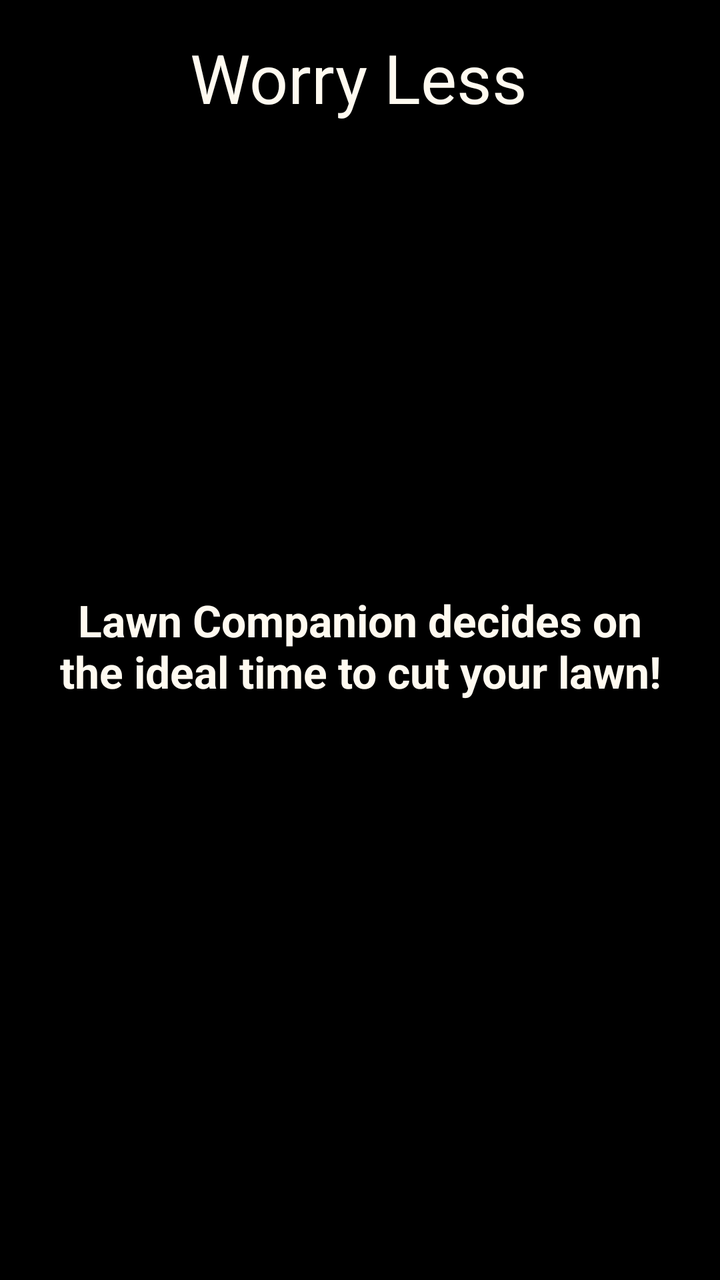
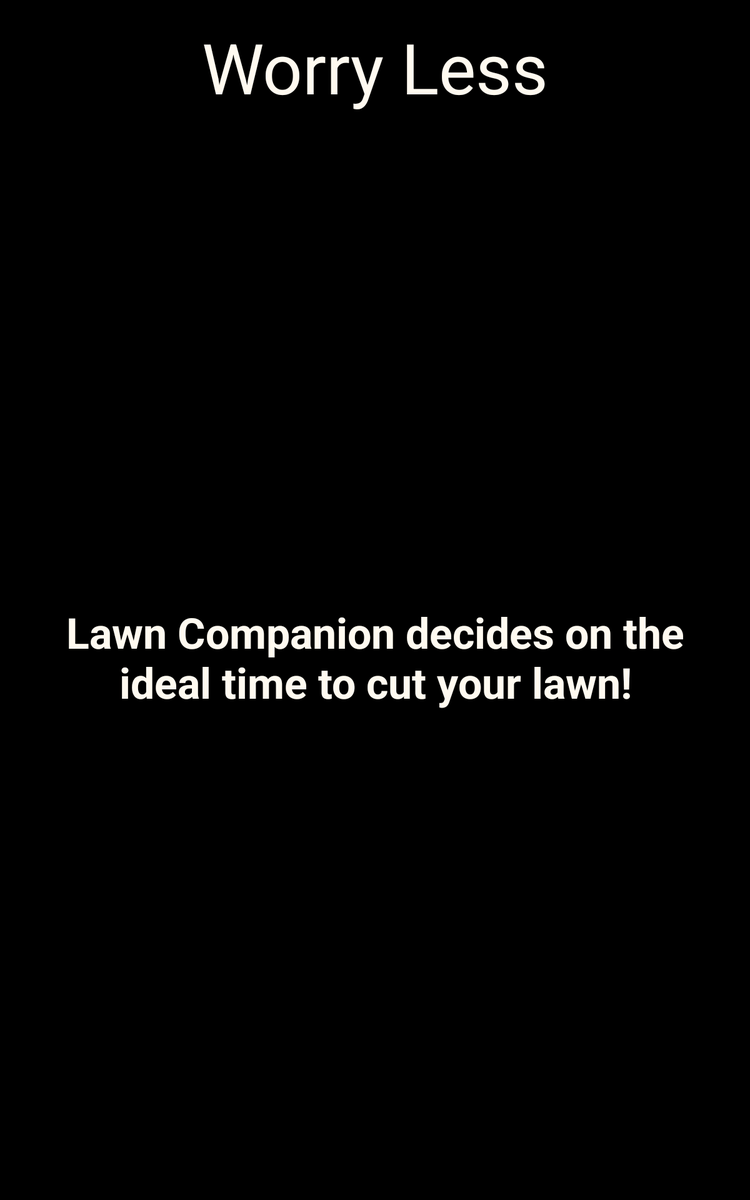

One screen, two layout resources from the same app: the default and the repository's alternative for another configuration. Each is rendered where Android would select it; the XML of both is given below.
<!-- AndroidManifest.xml: application theme Theme.Lawn_Companion -->
<!-- res/layout/fragment_2nd_intro_screen.xml -->
<?xml version="1.0" encoding="utf-8"?>
<androidx.constraintlayout.widget.ConstraintLayout xmlns:android="http://schemas.android.com/apk/res/android"
    xmlns:app="http://schemas.android.com/apk/res-auto"
    android:layout_width="match_parent"
    android:layout_height="match_parent"
    android:background="@color/background_black">

    <TextView
        android:id="@+id/mainIntroTextView"
        android:layout_width="wrap_content"
        android:layout_height="wrap_content"
        android:layout_marginStart="62dp"
        android:layout_marginLeft="62dp"
        android:layout_marginTop="234dp"
        android:layout_marginEnd="62dp"
        android:layout_marginRight="62dp"
        android:gravity="center_horizontal"
        android:paddingLeft="24dp"
        android:paddingRight="24dp"
        android:text="@string/SecondIntroMessage"
        android:textAlignment="center"
        android:textAppearance="@style/TextAppearance.AppCompat.Large"
        android:textColor="@color/floral_white"
        android:textStyle="bold"
        app:layout_constraintEnd_toEndOf="parent"
        app:layout_constraintStart_toStartOf="parent"
        app:layout_constraintTop_toBottomOf="@+id/introTitleTextView" />

    <TextView
        android:id="@+id/introTitleTextView"
        android:layout_width="wrap_content"
        android:layout_height="wrap_content"
        android:layout_marginStart="121dp"
        android:layout_marginLeft="121dp"
        android:layout_marginTop="16dp"
        android:layout_marginEnd="122dp"
        android:layout_marginRight="122dp"
        android:gravity="center_horizontal"
        android:text="@string/worryLess"
        android:textAlignment="center"
        android:textAppearance="@style/TextAppearance.AppCompat.Display1"
        android:textColor="@color/floral_white"
        app:layout_constraintEnd_toEndOf="parent"
        app:layout_constraintStart_toStartOf="parent"
        app:layout_constraintTop_toTopOf="parent" />
</androidx.constraintlayout.widget.ConstraintLayout>
<!-- resources referenced by this layout -->
<resources>
  <color name="background_black">#FF000000</color>
  <color name="floral_white">#FFFAF0</color>
  <string name="SecondIntroMessage">
      Lawn Companion decides on the ideal time to
      cut your lawn!
      </string>
  <string name="worryLess">Worry Less</string>
  <style name="Theme.Lawn_Companion" parent="Theme.Design.NoActionBar">
          
          <item name="colorPrimary">@color/background_black</item>
          <item name="colorPrimaryVariant">@color/background_black</item>
          <item name="colorOnPrimary">@color/floral_white</item>
          
          <item name="colorSecondary">@color/teal_200</item>
          <item name="colorSecondaryVariant">@color/teal_700</item>
          <item name="colorOnSecondary">@color/background_black</item>
          
          <item name="android:statusBarColor" tools:targetApi="l">?attr/colorPrimaryVariant</item>
          <item name="android:buttonStyle">@style/DefaultButton</item>
          
      </style>
  <color name="teal_200">#FF03DAC5</color>
  <color name="teal_700">#FF018786</color>
  <style name="DefaultButton" parent="android:style/Widget.Button">
          <item name="android:textSize">28sp</item>
          <item name="android:background">@color/medium_spring_green</item>
          <item name="android:textColor">@color/floral_white</item>
      </style>
  <color name="medium_spring_green">#00FA9A</color>
</resources>
<!-- res/layout-sw600dp/fragment_2nd_intro_screen.xml (the repository's variant of the layout above) -->
<!-- drawn on a 7-inch tablet held upright -->
<?xml version="1.0" encoding="utf-8"?>
<androidx.constraintlayout.widget.ConstraintLayout xmlns:android="http://schemas.android.com/apk/res/android"
    xmlns:app="http://schemas.android.com/apk/res-auto"
    android:layout_width="match_parent"
    android:layout_height="match_parent"
    android:background="@color/background_black">

    <TextView
        android:id="@+id/mainIntroTextView"
        android:layout_width="wrap_content"
        android:layout_height="wrap_content"
        android:layout_marginStart="62dp"
        android:layout_marginEnd="62dp"
        android:gravity="center_horizontal"
        android:paddingLeft="24dp"
        android:paddingRight="24dp"
        android:text="@string/SecondIntroMessage"
        android:textAlignment="center"
        android:textAppearance="@style/TextAppearance.AppCompat.Display1"
        android:textColor="@color/floral_white"
        android:textStyle="bold"
        app:layout_constraintBottom_toBottomOf="parent"
        app:layout_constraintEnd_toEndOf="parent"
        app:layout_constraintStart_toStartOf="parent"
        app:layout_constraintTop_toBottomOf="@+id/introTitleTextView" />

    <TextView
        android:id="@+id/introTitleTextView"
        android:layout_width="wrap_content"
        android:layout_height="wrap_content"
        android:layout_marginTop="16dp"
        android:gravity="center_horizontal"
        android:text="@string/worryLess"
        android:textAlignment="center"
        android:textAppearance="@style/TextAppearance.AppCompat.Display3"
        android:textColor="@color/floral_white"
        app:layout_constraintEnd_toEndOf="parent"
        app:layout_constraintStart_toStartOf="parent"
        app:layout_constraintTop_toTopOf="parent" />
</androidx.constraintlayout.widget.ConstraintLayout>
